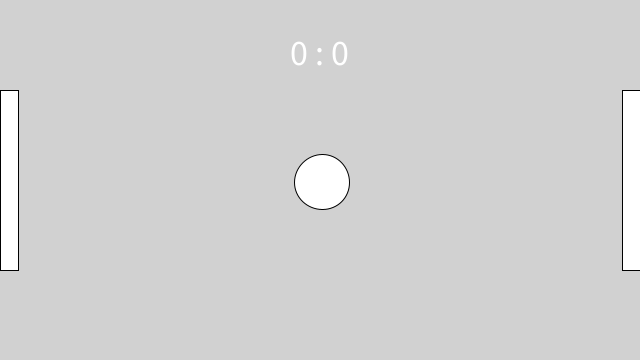
Frame 1 (no input)
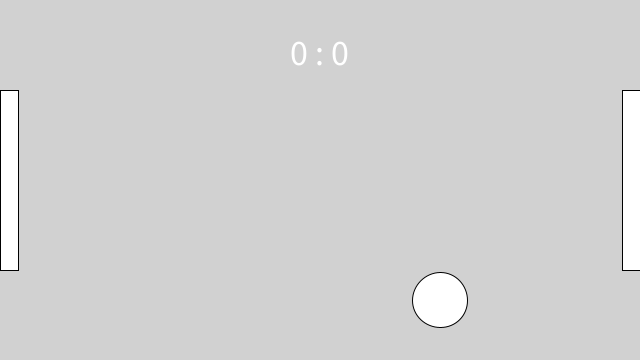
Frame 60 (the mouse pressed at the canvas centre just before this capture)
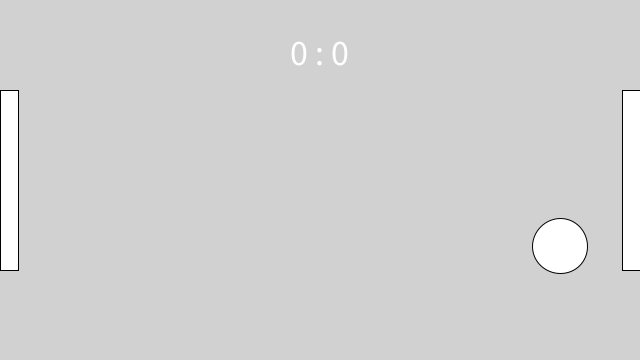
Frame 120 (the mouse held since frame 60 and released just before this capture)

The Processing sketch that drew these frames (run headless with seeded random() and noise(); from frame 60 on, the mouse is pressed at the canvas centre):

// Processing sketch: pongGame6
// ── pongGame6.pde
Ball ball;
Paddle leftPaddle;
Paddle rightPaddle;
Player player;

boolean keyE;
boolean keyUp;
boolean keyD;
boolean keyDown;
boolean keySpace;

// Initial Setup that is run once at the beginning
void setup() {
  size(640, 360);
  frameRate(120);
  int diameter = 55;
  int centerX = width/2;
  int centerY = height/2;
  int xSpeed = 2;
  int ySpeed = 2;
  int maxYSpeed = 3;
  int maxScore = 5;
  ball = new Ball (diameter, centerX, centerY, xSpeed, ySpeed, maxYSpeed, maxScore);
  
  int pLength = height/2;
  int pWidth = diameter/3;
  int pCenterX = pWidth/2;
  int pCenterY = height/2;
  int pSpeed = 5;
  leftPaddle = new Paddle (pLength, pWidth, pCenterX, pCenterY, pSpeed);
  pCenterX = width - pWidth/2;
  rightPaddle = new Paddle (pLength, pWidth, pCenterX, pCenterY, pSpeed);
  
  player = new Player(ball, leftPaddle);  
}

// The main loop that will be run 
void draw() {
  background(209);
  showScore();
  leftPaddle.drawPaddle();
  rightPaddle.drawPaddle();
  checkKeyInput();
  if (ball.gameOver()) {
    ball.drawBall();
    showGameOver();
    if (keySpace) {
      ball.resetScore();
    }
  }
  else {
    ball.action(leftPaddle, rightPaddle);
    player.play();
  }
}

// Show Game Over Message
void showGameOver() {
  text("Game Over!", width/2, height/2);
  text("Press space to restart...", width/2, height * 2/3);
}

// Show the current score
void showScore() {
  textAlign(CENTER, BOTTOM);
  textSize(height/10);
  text(ball.leftScore + " : " + ball.rightScore, width/2, height/5);
} 

// Check any meaningful key input
void checkKeyInput () {
  if (keyE) {    
    leftPaddle.moveUp();
  }
  if (keyD) {    
    leftPaddle.moveDown();
  }
  if (keyUp) {
    rightPaddle.moveUp();
  }
  if (keyDown) {    
    rightPaddle.moveDown();
  }
}

// Set boolean variables to true based on key input
void keyPressed() {
  if (key == CODED) {
    if (keyCode == UP) {
      keyUp = true;
    } else if (keyCode == DOWN) {
      keyDown = true;
    } 
  }
  if (key == 'e' || key == 'E') {
      keyE = true;
  }
  if (key == 'd' || key == 'D') {
      keyD = true;
  }
  if (key == ' ') {
    keySpace = true;
  }
}

// Reset boolean variables to false based on key input
void keyReleased() {
  if (key == CODED) {
    if (keyCode == UP) {
      keyUp = false;
    } else if (keyCode == DOWN) {
      keyDown = false;
    } 
  }
  if (key == 'e' || key == 'E') {
      keyE = false;
  }
  if (key == 'd' || key == 'D') {
      keyD = false;
  }    
  if (key == ' ') {
    keySpace = false;
  }
}


// ── Ball.pde
class Ball {
  int diameter;
  int centerX;
  int centerY;
  int xSpeed;
  int ySpeed;
  int maxYSpeed;
  int leftScore;
  int rightScore;
  int maxScore;
  
  // Constructor
  Ball (int d, int cx, int cy, int xs, int ys, int mys, int ms) {
    diameter = d;    
    centerX = cx;
    centerY = cy;
    xSpeed = xs;
    ySpeed = ys;
    maxYSpeed = mys;
    maxScore = ms;
    resetScore();
  }
  
  // Reset scores
  void resetScore() {
    leftScore = 0;
    rightScore = 0;
  }
  
  // Determines whether the game is over
  boolean gameOver() {
    return leftScore >= maxScore || rightScore >= maxScore;
  }
  // Main function of the ball
  void action(Paddle lp, Paddle rp) {
    adjustMovingDirection(lp,rp);
    moveBall();
    drawBall();
  }
  
  // Draw the ball
  void drawBall () {
    ellipse(centerX, centerY, diameter, diameter);
  }
  
  // Determine whether the ball needs to change direction before moving the ball
  void adjustMovingDirection(Paddle lp, Paddle rp) {
    if (isTouchingLeftPaddle(lp)) {
      bouncePaddleY(lp);
      if (xSpeed <0) {
        xSpeed = -xSpeed;
      }
    }
    else if (isTouchingRightPaddle(rp)) {
      bouncePaddleY(rp);
      if (xSpeed > 0) {
        xSpeed = -xSpeed;
      }
    }
    else if (isTouchingVerticalWall()) {
      bounceVerticalWall();
    }
    else if (isTouchingHorizontalWall()){
      bounceHorizontalWall();
    }
  }
  
  // Determines whether the ball touches the left paddle
  boolean isTouchingLeftPaddle (Paddle lp) {
    boolean isTouchingLeft = (centerX < lp.pWidth + diameter/2 && 
                              centerY < lp.centerY+lp.pLength/2 && 
                              centerY > lp.centerY-lp.pLength/2);
    return isTouchingLeft;
  }
  
  // Determines whether the ball touches the right paddle
  boolean isTouchingRightPaddle (Paddle rp) {
    boolean isTouchingRight = (centerX > width - rp.pWidth - diameter/2 && 
                              centerY < rp.centerY+rp.pLength/2 && 
                              centerY > rp.centerY-rp.pLength/2);
    return isTouchingRight;
  }
  // Determines whether the ball is touching left and right walls of the canvas
  boolean isTouchingVerticalWall() {
    boolean isTouchingLeft = centerX < diameter/2;
    boolean isTouchingRight = centerX > (width - diameter/2);
    
    // Update the score
    if(isTouchingLeft) {
      rightScore += 1;
    }
    if(isTouchingRight) {
      leftScore += 1;
    }
    
    return isTouchingLeft || isTouchingRight;
  }
  
  // Determines whether the ball is touching top and bottom walls of the canvas
  boolean isTouchingHorizontalWall() {
    boolean isTouchingTop = centerY < diameter/2;
    boolean isTouchingBottom = centerY > (height - diameter/2);
    return isTouchingTop || isTouchingBottom;
  }
  
  // Change the direction of the ball based on the position it hits the paddle
  void bouncePaddleY (Paddle p) {
    int offsetFromMiddle = p.centerY - centerY;
    int nextDirection;
    if (ySpeed==0){
      if (offsetFromMiddle == 0) {
        nextDirection = 0;
      }
      else {
        nextDirection = -offsetFromMiddle/abs(offsetFromMiddle);
      } 
    }
    else {
      nextDirection = ySpeed / abs(ySpeed);
    }
    int nextAbsoluteSpeed = maxYSpeed * abs(offsetFromMiddle)/ ( p.pLength/2 );
    
    ySpeed = nextDirection * nextAbsoluteSpeed;
  }
  
  // Change the x speed of the ball to bounce on vertical wall
  void bounceVerticalWall() {
    xSpeed = -xSpeed;
  }
  
  // Change the y speed of the ball to bounce on horizontal wall
  void bounceHorizontalWall() {
    ySpeed = -ySpeed;
    centerY += ySpeed;
  }
  
  // Move the ball by the current speed
  void moveBall() {
    centerX = centerX + xSpeed;
    centerY = centerY + ySpeed;
  }
}



// ── Paddle.pde
class Paddle {
  int pLength;
  int pWidth;
  int centerX;
  int centerY;
  int speed;
  
  // Constructor
  Paddle (int pl, int pw, int pcx, int pcy, int s) {
    pLength = pl;
    pWidth = pw;
    centerX = pcx;
    centerY = pcy;
    speed = s;
  }
  
  // Draw Paddle
  void drawPaddle () {
    int upperLeftX = centerX - pWidth/2;
    int upperLeftY = centerY - pLength/2;
    rect (upperLeftX, upperLeftY, pWidth, pLength);
  }
  
  // Move paddle up
  void moveUp () {
    if (centerY-speed >= pLength/2) {
      centerY -= speed;
    }
    else {
      centerY = pLength/2;
    }
  }
  
  // Move paddle down
  void moveDown () {
    if (centerY+speed <= height - pLength/2) {
      centerY += speed;
    }
    else {
      centerY = height - pLength/2 - 1;
    }
  }
}

// ── Player.pde
class Player {
  Ball ball;
  Paddle paddle;
  
  Player (Ball b, Paddle p) {
    ball = b;
    paddle = p;
  }
  
  // Move paddle based on the current prediction
  void play() {
    if (isBallComing()) {
      if (yLandingPoint()>paddle.centerY) {
        paddle.moveDown();
      }
      else {
        paddle.moveUp();
      }
    }
  }
  
  boolean isBallComing() {
    return ball.xSpeed < 0;
  }
  
  // Predict the y value when it hits the paddle
  int yLandingPoint () {
    int yLandingPoint = ball.centerY - ball.centerX* ball.ySpeed/ball.xSpeed;
    return yLandingPoint;
  }
  
  
}
